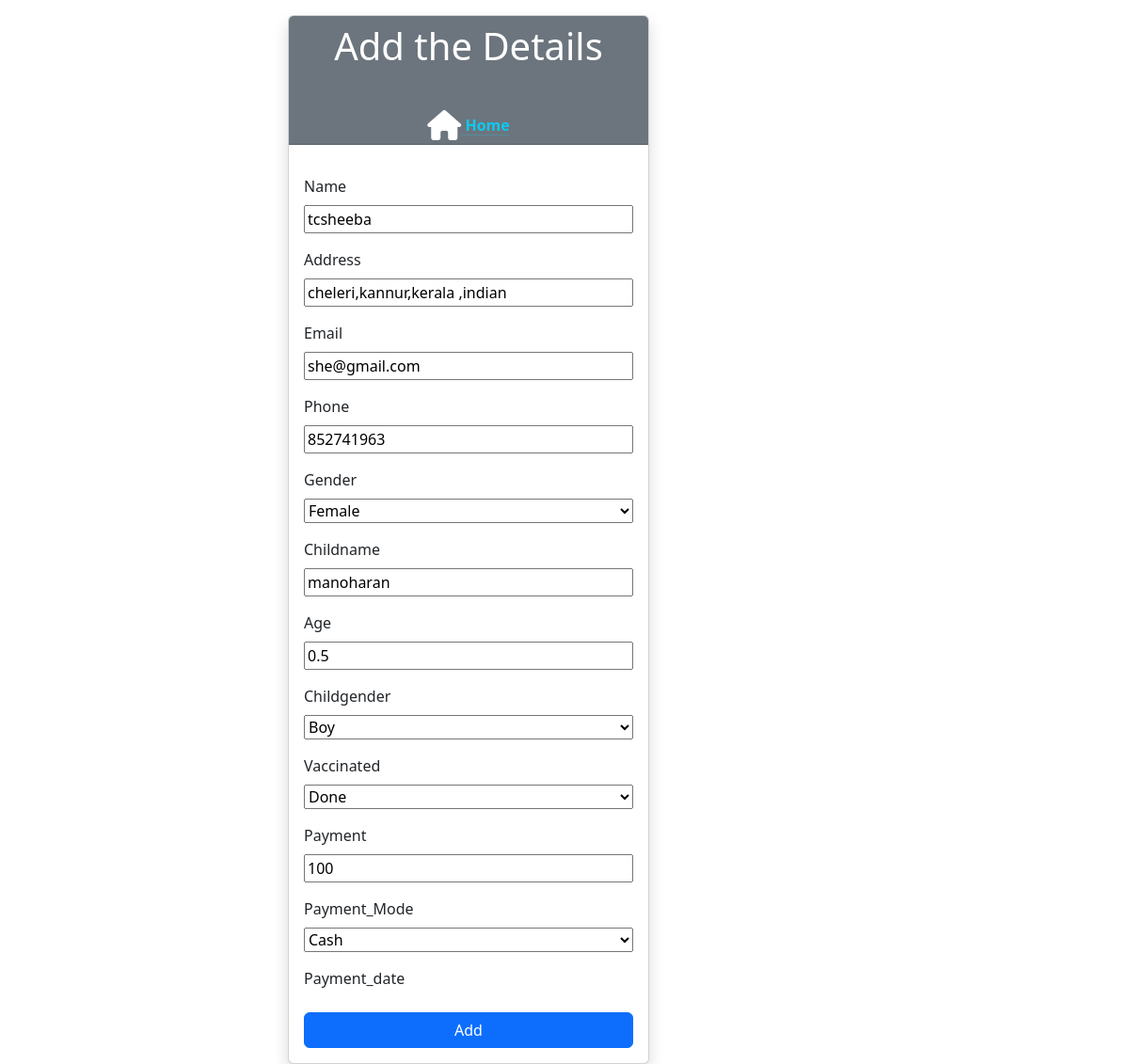
The page /profile/13/update on the database its author committed.
### public/models.py (models this page shows)
class Parent(models.Model):
    user=models.ForeignKey(User,on_delete=models.CASCADE,null=True)
    name=models.CharField(max_length=200,null=False)
    address=models.CharField(max_length=200,null=False)
    email=models.EmailField(null=False)
    phone=models.CharField(max_length=200,null=False)
    gender_options=(
       ( "Female",'Female'),
        ('Male','Male')
    )
    gender=models.CharField(max_length=200,null=False,choices=gender_options,default='Male')
    childname=models.CharField(max_length=200,null=False)
    age=models.CharField(max_length=200,null=False)
    child_gender=(
        ("Girl","Girl"),
        ('Boy','Boy')
    )
    childgender=models.CharField(max_length=200,null=False,choices=child_gender,default='Boy')
    vaccin=(
        ('Done','Done'),
         ('Pending','Pending')        #we need to define that its a TUPLE,DIc
    )
    vaccinated=models.CharField(max_length=200,null=True,choices=vaccin,default='Done')
    payment=models.IntegerField(default=100)
    type=(
        ('Cash','Cash'),
        ('Upi','Upi')
        )
    payment_Mode=models.CharField(max_length=200,null=False,choices=type,default='Cash')
    status=(
        ('Done','Done'),
        ('Pending','Pending')
    )
    payment_date=models.DateTimeField(null=True,auto_now_add=True)

### public/views.py (the view)
# urls.py: path('profile/<int:pk>/update',ProfileUpdate.as_view(),name='update-profile'),
class ProfileUpdate(UpdateView):
    model = Parent
    form_class=ParentCreateform
    template_name='parentadd.html'
    success_url=reverse_lazy('combined_view')

### templates/parentadd.html (shortened to what this page needs)
<!DOCTYPE html>
<html lang="en">
<head>
    <link href="https://cdn.jsdelivr.net/npm/bootstrap@5.3.0-alpha3/dist/css/bootstrap.min.css" rel="stylesheet">
    <link rel="stylesheet" href="https://cdnjs.cloudflare.com/ajax/libs/font-awesome/6.7.2/css/all.min.css"
 />
    <link href="https://cdn.jsdelivr.net/npm/bootstrap@5.3.3/dist/css/bootstrap.min.css" rel="stylesheet"
>
</head>
<body>
    <div class=" mt-3 ">
        <div class="row">
            <div class="col-md-4 offset-md-3">
                <div class="card shadow">
                    <div class="card-header bg-secondary text-white">
                        <h1 class="text-center">Add the Details</h1>
                                                    <div class="text-center mt-5"> <a href="{% url 'combined_view'%}" class="link-info link-offset-2 link-underline-opacity-25 link-underline-opacity-100-hover"><i class="fa-solid fa-house fa-2xl" style="color: #ffffff;"></i>  <strong>Home</strong></a>
                            </div>
                    </div>
                    <div class="card-body">
                        <form action="" enctype="multipart/form-data" method="post">
                            <div class="mb-3 d-grid">
                                <label for="name" class="form-label">Name</label>
                                {{ form.name }}
                            </div>
                            <div class="mb-3 d-grid">
                                <label for="address" class="form-label">Address</label>
                                {{ form.address }}
                            </div>
                            <div class="mb-3 d-grid">
                                <label for="email" class="form-label">Email</label>
                                {{ form.email }}
                            </div>
                            <div class="mb-3 d-grid">
                                <label for="phone" class="form-label">Phone</label>
                                {{ form.phone }}
                            </div>
                            <div class="mb-3 d-grid">
                                <label for="email" class="form-label">Gender</label>
                                {{ form.gender }}
                            </div>
                            <div class="mb-3 d-grid">
                                <label for="email" class="form-label">Childname</label>
                                {{ form.childname }}
                            </div>
                            <div class="mb-3 d-grid">
                                <label for="email" class="form-label">Age</label>
                                {{ form.age }}
                            </div>
                            <div class="mb-3 d-grid">
                                <label for="email" class="form-label">Childgender</label>
                                {{ form.childgender }}
                            </div>
                            <div class="mb-3 d-grid">
                                <label for="email" class="form-label">Vaccinated</label>
                                {{ form.vaccinated }}
                            </div>
                            <div class="mb-3 d-grid">
                                <label for="email" class="form-label">Payment</label>
                                {{ form.payment }}
                            </div>
                            <div class="mb-3 d-grid">
                                <label for="email" class="form-label">Payment_Mode</label>
                                {{ form.payment_Mode }}
                            </div>
                            <div class="mb-3 d-grid">
                                <label for="email" class="form-label">Payment_date</label>
                            </div>
                            <div class="d-grid">
                                <button type="submit" class="btn btn-primary">Add</button>
                            </div>
                        </form>
                    </div>
                </div>
            </div>
        </div>
    </div>
</body>
</html>

### rows shown on the page
Parent: name "tcsheeba", address "cheleri,kannur,kerala ,indian", email "she@gmail.com", phone "852741963", gender "Female", childname "manoharan", age "0.5", childgender "Boy", vaccinated "Done", payment "100", payment_Mode "Cash"
